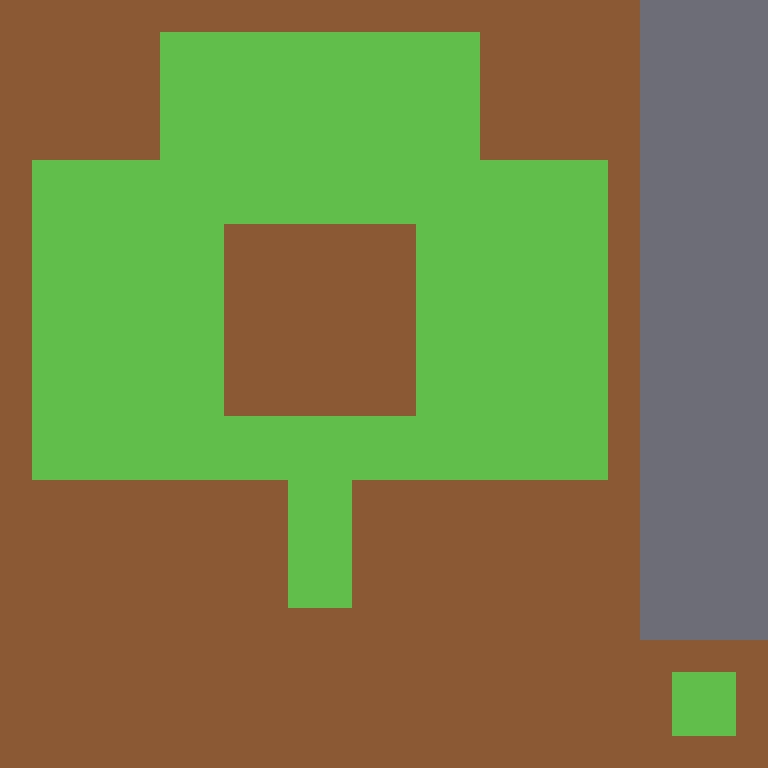
#> input picture packages/pack-adapters/limezu-modern/test/browser/autotile-6x6.png, 768 x 768 px
$ python png_view.py ../../../../packages/pack-adapters/limezu-modern/test/browser/autotile-6x6.png
#> lines starting #> are read from the running program, lines starting #| are printed output that depends on the picture
#!/usr/bin/env python3
"""Print a PNG as a coarse colour grid so an agent without eyes can read silhouette and palette."""
import sys
from PIL import Image


def classify(r, g, b):
    mx, mn = max(r, g, b), min(r, g, b)
    sat = 0 if mx == 0 else (mx - mn) / mx
    if mx < 60:
        return 'K'          # near-black / steel in shadow
    if sat < 0.12:
        return 's' if mx > 110 else 'g'   # stone light / grey mid
    if r > g > b:
        return 'w' if mx < 190 else 'c'   # wood brown / cream cloth
    if g >= r and g >= b:
        return 'v'          # green
    if b >= r and b >= g:
        return 'b'          # blue
    return '?'


def main(path, cols=88, rows=30):
#> called with cols = 88, rows = 30
    im = Image.open(path).convert('RGB')
#> im is the input picture: PIL image 768x768 RGB; mean R, G, B 119.3, 127, 69.5
    w, h = im.size
#> w = 768; h = 768
    small = im.resize((cols, rows), Image.LANCZOS)
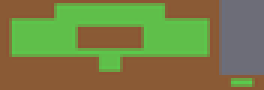
#> small: PIL image 88x30 RGB (shown 3 times larger); mean R, G, B 119.4, 127, 69.4
    bg = small.getpixel((0, 0))
#> bg = (138, 90, 53)
    lum_chars = ' .:-=+*#%@'
    lum_rows, hue_rows = [], []
    for y in range(rows):
        lum_row, hue_row = '', ''
        for x in range(cols):
            p = small.getpixel((x, y))
            if sum(abs(a - b) for a, b in zip(p, bg)) < 18:
                lum_row += ' '; hue_row += '.'
                continue
            lum = (0.299 * p[0] + 0.587 * p[1] + 0.114 * p[2]) / 255
            lum_row += lum_chars[min(len(lum_chars) - 1, int((1 - lum) * (len(lum_chars) - 1) + 0.5))]
            hue_row += classify(*p)
        lum_rows.append(lum_row); hue_rows.append(hue_row)
#> after the loop, hue_rows = 30 items; lum_rows = 30 items
    print(f'{path} {w}x{h} bg={bg}')
#| ../../../../packages/pack-adapters/limezu-modern/test/browser/autotile-6x6.png 768x768 bg=(138, 90, 53)
    print('--- luminance (dark = dense) ---')
    print('\n'.join(lum_rows))
    print('--- hue (w wood, c cream/cloth, s stone, g grey, K black, v green, b blue) ---')
    print('\n'.join(hue_rows))
#> (printed output is left out)
    counts = {}
    total = cols * rows
    for y in range(rows):
        for x in range(cols):
            p = small.getpixel((x, y))
            if sum(abs(a - b) for a, b in zip(p, bg)) < 18:
                continue
            key = (p[0] // 16 * 16, p[1] // 16 * 16, p[2] // 16 * 16)
            counts[key] = counts.get(key, 0) + 1
#> after the loop, counts = 12 items
    fg = sum(counts.values())
#> fg = 1348
    print(f'foreground {fg}/{total} = {100 * fg / total:.0f}%')
#| foreground 1348/2640 = 51%
    for p, c in sorted(counts.items(), key=lambda kv: -kv[1])[:10]:
        print(f'  #{p[0]:02x}{p[1]:02x}{p[2]:02x} {100 * c / total:.1f}%  ({classify(*p)})')
#> this loop made 10 passes
#> (p, c, mx in classify, mn in classify, sat in classify) on passes 1 to 10: ((80, 176, 64), 353, 176, 64, 0.636), ((96, 96, 112), 350, 112, 96, 0.143), ((80, 192, 64), 212, 192, 64, 0.667), ((96, 160, 64), 187, 160, 64, 0.6), ((96, 176, 64), 167, 176, 64, 0.636), ((112, 96, 96), 24, 112, 96, 0.143), ((96, 144, 64), 22, 144, 64, 0.556), ((112, 112, 48), 22, 112, 48, 0.571), ((128, 112, 48), 5, 128, 48, 0.625), ((112, 128, 48), 4, 128, 48, 0.625)
#|   #50b040 13.4%  (v)
#|   #606070 13.3%  (b)
#|   #50c040 8.0%  (v)
#|   #60a040 7.1%  (v)
#|   #60b040 6.3%  (v)
#|   #706060 0.9%  (?)
#|   #609040 0.8%  (v)
#|   #707030 0.8%  (v)
#> (further printed lines are left out)


if __name__ == '__main__':
    main(sys.argv[1], *(int(a) for a in sys.argv[2:4]))
